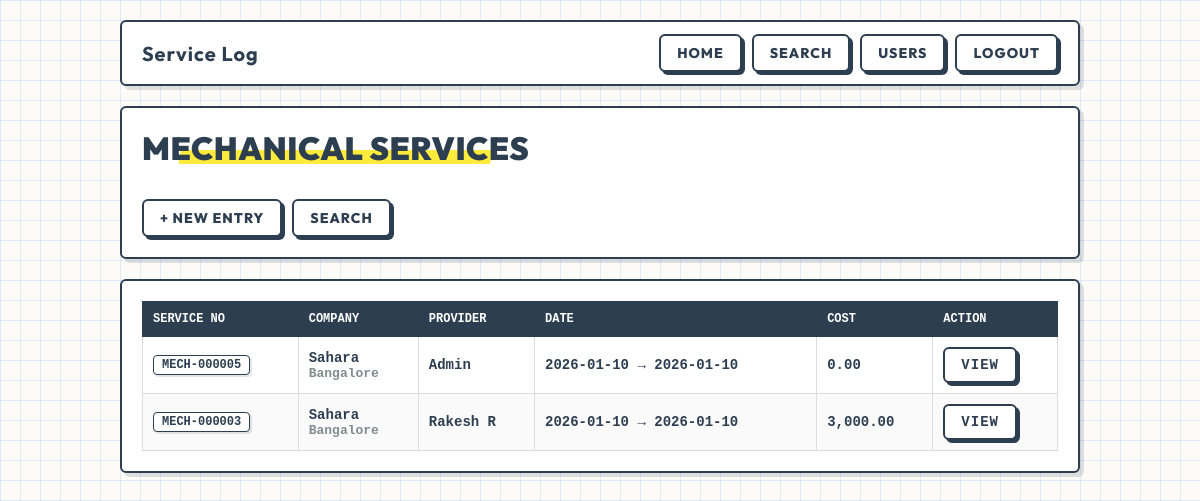
Screenshot of /category.php?cat=MECH (signed in) with the database file from the repository.
### tables this page shows
CREATE TABLE services (
  id INTEGER PRIMARY KEY AUTOINCREMENT,
  category TEXT NOT NULL,
  service_no TEXT NOT NULL UNIQUE,
  provider_id INTEGER NOT NULL,
  provider_name TEXT NOT NULL,
  name TEXT NOT NULL,
  date_from TEXT NOT NULL,
  date_to TEXT NOT NULL,
  time_from TEXT NOT NULL,
  time_to TEXT NOT NULL,
  company_name TEXT NOT NULL,
  company_place TEXT NOT NULL,
  company_contact TEXT NOT NULL,
  /* NEW FIELDS */
  contact_person TEXT NOT NULL DEFAULT '',
  issue_nature TEXT NOT NULL DEFAULT 'Observation',
  issue_fixed TEXT NOT NULL DEFAULT 'No',
  
  issue_found TEXT NOT NULL,
  solution TEXT NOT NULL,
  expenses REAL NOT NULL DEFAULT 0,
  cost REAL NOT NULL DEFAULT 0,
  created_at TEXT NOT NULL DEFAULT (datetime('now')), machine_number TEXT NOT NULL DEFAULT '', machine_status TEXT NOT NULL DEFAULT 'Out of Warranty', spares_used TEXT NOT NULL DEFAULT '',
  FOREIGN KEY (provider_id) REFERENCES users(id) ON DELETE RESTRICT
);

### app/auth.php (called while the page is built, shortened)
<?php
function h(string $s): string { return htmlspecialchars($s, ENT_QUOTES, 'UTF-8'); }
function cat_label(string $c): string {
  return match($c){
    'MECH' => 'Mechanical',
    'ELEC' => 'Electrical',
    'APP'  => 'Application',
    default => $c
  };
}

### category.php (the view, shortened to what this page needs)
<?php
require_once __DIR__ . '/app/layout.php';
$pdo  = db();
$cat = strtoupper(trim($_GET['cat'] ?? ''));
$st=$pdo->prepare("SELECT * FROM services WHERE category=? ORDER BY created_at DESC LIMIT 500");
$st->execute([$cat]);
$rows=$st->fetchAll();
?>
<div class="card">
  <h1><?php echo h(cat_label($cat)); ?> Services</h1>
  <div class="no-print" style="display:flex;gap:10px;flex-wrap:wrap;margin-top:10px">
    <a class="btn" href="/service_new.php?cat=<?php echo h($cat); ?>">+ New Entry</a>
    <a class="btn" href="/search.php?cat=<?php echo h($cat); ?>">Search</a>
  </div>
</div>
<div class="card">
  <?php if(!count($rows)): ?>
    <div class="muted">No entries yet.</div>
  <?php else: ?>
    <div class="table-responsive">
        <table>
          <thead><tr>
            <th>Service No</th><th>Company</th><th>Provider</th><th>Date</th><th>Cost</th><th class="no-print">Action</th>
          </tr></thead>
          <tbody>
          <?php foreach($rows as $r): ?>
            <tr>
              <td><span class="pill"><?php echo h($r['service_no']); ?></span></td>
              <td><?php echo h($r['company_name']); ?><div class="muted"><?php echo h($r['company_place']); ?></div></td>
              <td><?php echo h($r['provider_name']); ?></td>
              <td><?php echo h($r['date_from']); ?> → <?php echo h($r['date_to']); ?></td>
              <td><?php echo h(number_format((float)$r['cost'],2)); ?></td>
              <td class="no-print">
                <div style="display:flex; gap:6px; flex-wrap:wrap;">
                    <a class="btn" href="/service_view.php?id=<?php echo (int)$r['id']; ?>" style="white-space:nowrap;">View</a>
                </div>
              </td>
            </tr>
          <?php endforeach; ?>
          </tbody>
        </table>
    </div>
  <?php endif; ?>
</div>

### assets/style.css (style rules this page uses)
:root { color-scheme: light; --bg-color: #fdfbf7; --grid-color: rgba(68, 138, 255, 0.15); --bg-pattern: linear-gradient(var(--grid-color) 1px, transparent 1px), linear-gradient(90deg, var(--grid-color) 1px, transparent 1px); --bg-size: 20px 20px; --ink: #2c3e50; --ink-light: #7f8c8d; --paper: #ffffff; --pop-cyan: #00bcd4; --pop-red: #ff5252; --btn-bg: #ffffff; --border: 2px solid var(--ink); --border-radius: 6px; --shadow-hard: 4px 4px 0px rgba(44, 62, 80, 0.15); }
*, *::before, *::after { box-sizing: border-box; }
body { margin: 0; font-family: 'Outfit', 'Segoe UI', sans-serif; background-color: var(--bg-color); background-image: var(--bg-pattern); background-size: var(--bg-size); color: var(--ink); min-height: 100vh; }
a { color: var(--ink); text-decoration: none; font-weight: 700; }
.card { background: var(--paper); border: var(--border); border-radius: var(--border-radius); padding: 20px; margin: 20px 0; box-shadow: var(--shadow-hard); }
h1, h2, h3 { margin-top: 0; text-transform: uppercase; letter-spacing: 0.5px; color: var(--ink); }
h1 { font-weight: 900; background: linear-gradient(100deg, transparent 10%, #ffeb3b 10%, #ffeb3b 90%, transparent 90%); background-position: 0% 85%; background-repeat: no-repeat; background-size: 100% 35%; display: inline-block; }
.muted { color: var(--ink-light); font-family: 'Courier New', monospace; font-size: 13px; }
.btn { display: inline-flex; align-items: center; justify-content: center; padding: 8px 16px; border-radius: var(--border-radius); border: var(--border); background: var(--paper); color: var(--ink); font-weight: 800; font-size: 14px; text-transform: uppercase; letter-spacing: 1px; cursor: pointer; box-shadow: 3px 3px 0px var(--ink); transition: all 0.1s ease; }
table { width: 100%; border-collapse: collapse; font-family: 'Courier New', monospace; }
th { text-align: left; padding: 10px; background: var(--ink); color: #fff; text-transform: uppercase; font-size: 12px; border: 1px solid var(--ink); }
td { padding: 10px; border: 1px solid #ddd; font-weight: 600; font-size: 14px; }
tr:nth-child(even) { background: #fafafa; }
.pill { display: inline-block; padding: 2px 8px; border: 1px solid var(--ink); border-radius: 4px; font-family: 'Courier New', monospace; font-weight: 700; font-size: 12px; background: #fff; color: var(--ink); box-shadow: 2px 2px 0px rgba(0,0,0,0.1); }

### rows the page displays
services: service_no "MECH-000005", company_name "Sahara", company_place "Bangalore", provider_name "Admin", date_from "2026-01-10", date_to "2026-01-10", cost "0.00"
services: service_no "MECH-000003", company_name "Sahara", company_place "Bangalore", provider_name "Rakesh R", date_from "2026-01-10", date_to "2026-01-10", cost "3,000.00"

### other values shown
cat_label($cat) "MECHANICAL"
